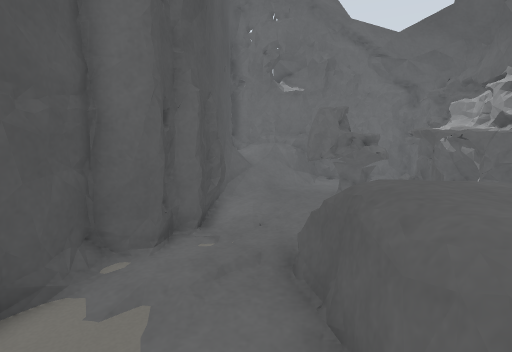
[1] (above)

12 first-person views from a walk through a world built for the Gazebo simulator. The camera is 0.78 m above the floor, tilts 8° down and sees 85° across. Floor lines are 1 m apart. The floor is counted in squares, 0.25 m on a side. Each view is taken from the middle of a square. On the plan, view 1 faces up. The plan holds only what a view shows up to about 20 squares ahead; the rest is blank. The place goes on beyond the plan.

[2]
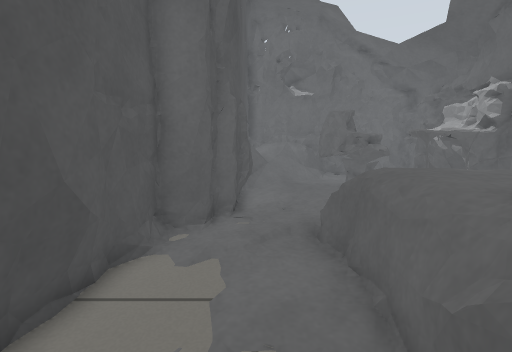

[3]
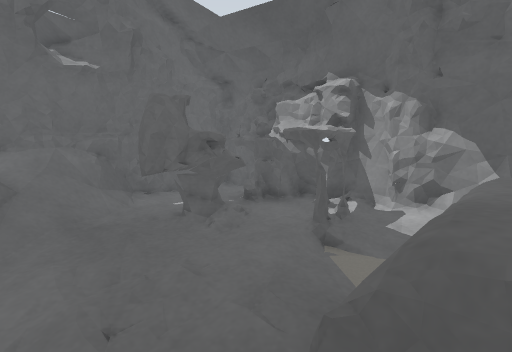

[4]
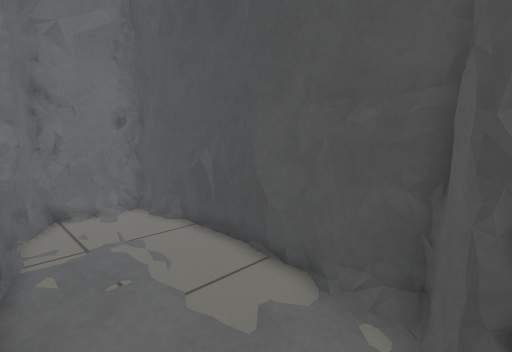

[5]
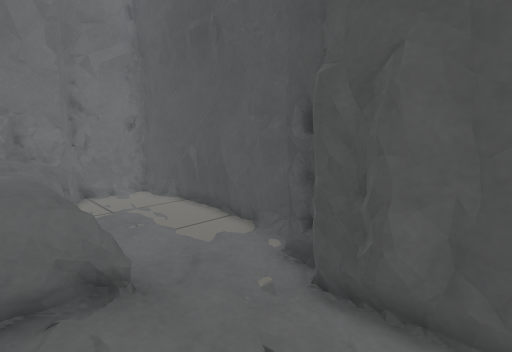

[6]
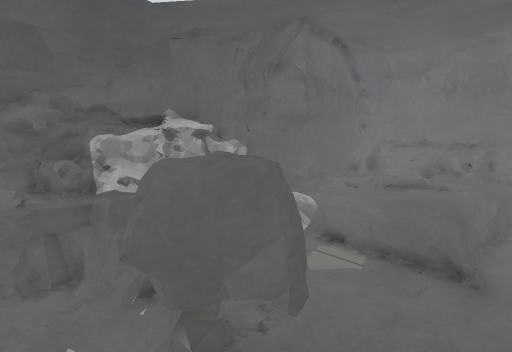

[7]
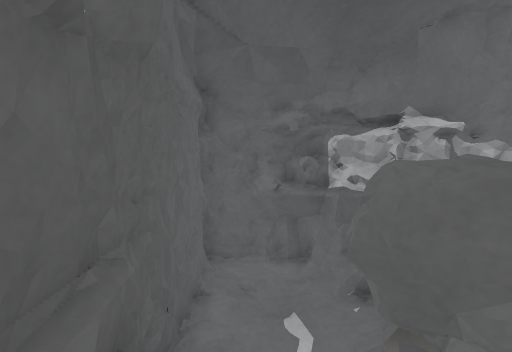

[8]
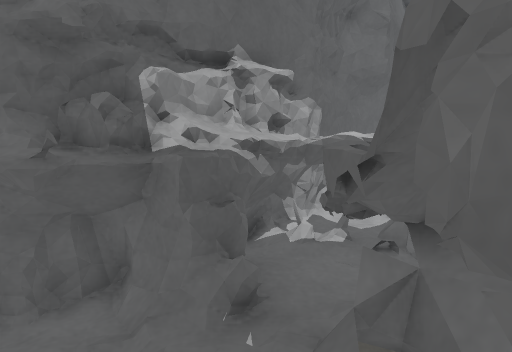

[9]
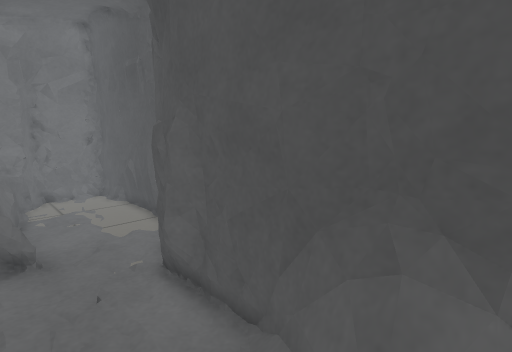

[10]
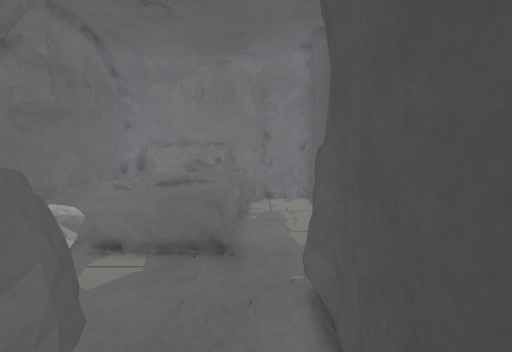

[11]
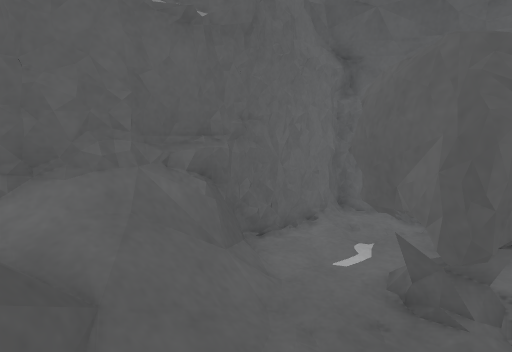

[12]
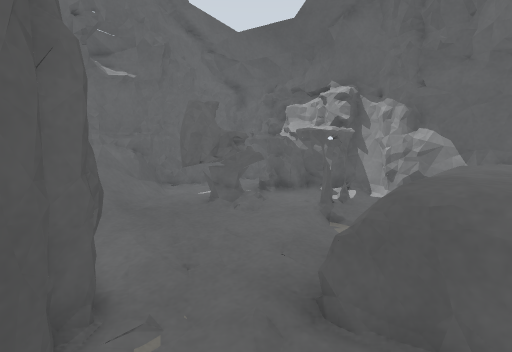

### Floor plan
Key: @ floor where view 1 was taken; # wall or solid block; . main floor; : floor 0.05 m higher than the main floor; - floor 0.05 m lower than the main floor; / step, stairs or slope; = window, fence, low wall or low ledge; T thing the floor can be seen under or through.
Columns run from 4 left of view 1 to 10 right of it. Each row starts with its distance up from view 1.
 19   #############
 18   ##/====:....#
 17   #=////..:..##
 16   #=///...:..##
 15   #=/::.TT:::#
 14   #/:::TTTT==#
 13   #....TTTT###
 12   #.....T==:T#
 11   ##.....:TTTT
 10   ##..:.::TTTT#
  9  ##-......TTT:#
  8  ##-....---.::#
  7 ##......---..:#
  6 #-..-=========#
  5 #----=#######=#
  4 #----=##
  3 #----=#
  2 #----=#
  1 #----=#
  0 #---@=#
 -1 #----=#
 -2 #----=#
 -3 #---=##
 -4 #---###
 -5 #####

Positions as (right, up) in squares from view 1, and headings:
1: (0, 0), facing up
2: (-1, -2), facing up
3: (-1, 5), facing up-right
4: (1, 8), facing down-left
5: (3, 12), facing down-left
6: (0, 17), facing down-right
7: (0, 17), facing right
8: (4, 17), facing down-right
9: (2, 17), facing down-left
10: (0, 17), facing down
11: (-1, 13), facing up-right
12: (-3, 4), facing up-right
